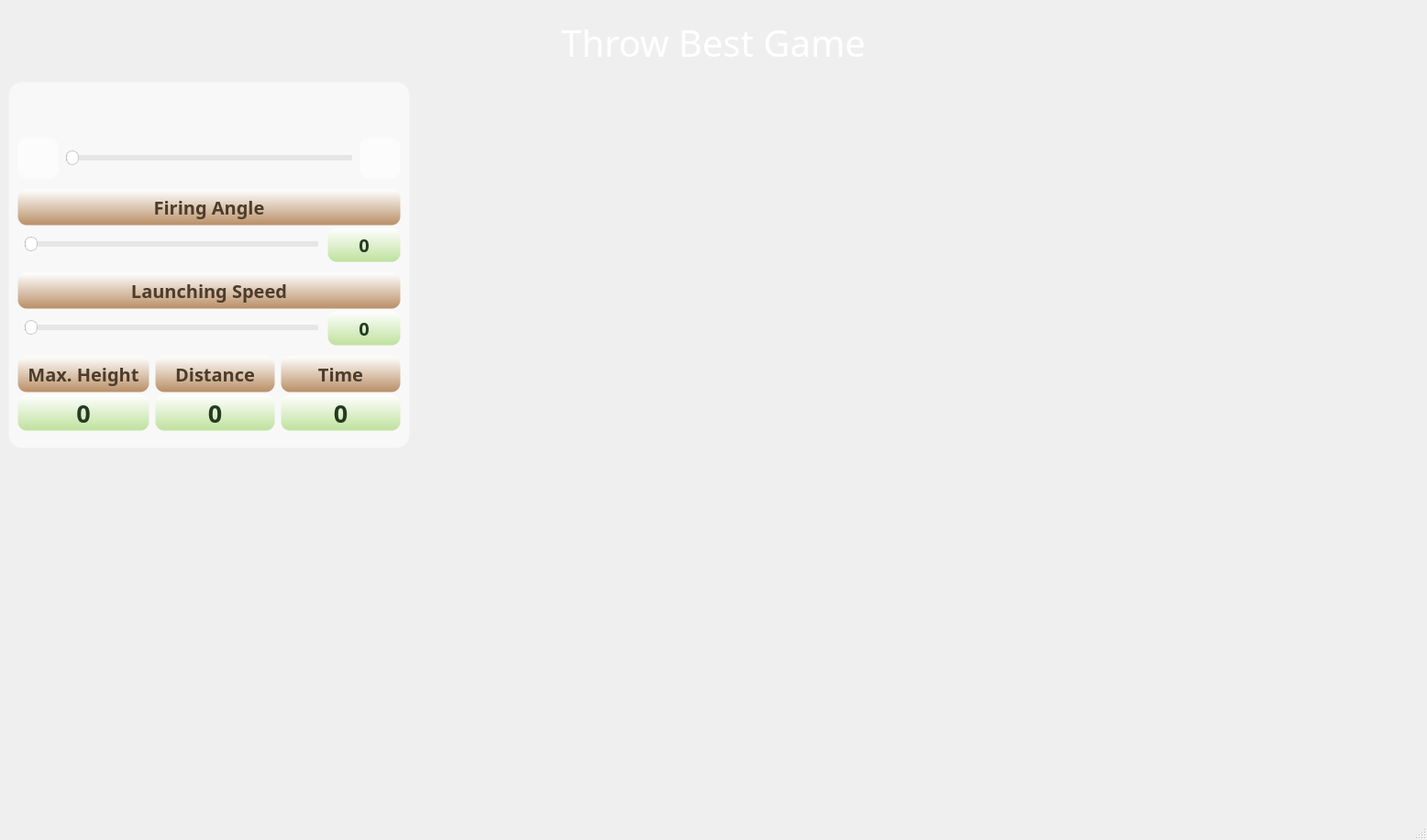
<?xml version="1.0" encoding="UTF-8"?>
<ui version="4.0">
 <class>MainWindow</class>
 <widget class="QMainWindow" name="MainWindow">
  <property name="geometry">
   <rect>
    <x>0</x>
    <y>0</y>
    <width>1556</width>
    <height>916</height>
   </rect>
  </property>
  <property name="sizePolicy">
   <sizepolicy hsizetype="Fixed" vsizetype="Fixed">
    <horstretch>0</horstretch>
    <verstretch>0</verstretch>
   </sizepolicy>
  </property>
  <property name="minimumSize">
   <size>
    <width>1556</width>
    <height>916</height>
   </size>
  </property>
  <property name="maximumSize">
   <size>
    <width>1556</width>
    <height>916</height>
   </size>
  </property>
  <property name="windowTitle">
   <string>MainWindow</string>
  </property>
  <property name="styleSheet">
   <string notr="true">QMainWindow {
    border-image: url(:/images/Images/field.png) 0 0 0 0 stretch stretch;
}
QLabel {
	border: 1px solid rgb(36, 59, 34, 0);
	border-radius: 10px;
	background-color: qlineargradient(spread:pad, x1:0.5, y1:1, x2:0.5, y2:0, stop:0 rgba(191, 225, 158, 255), stop:1 rgba(255, 255, 255, 255));
	color: rgb(36, 59, 34);
}
QGroupBox {
	background-color: rgba(255, 255, 255, 140);
	border: 1px solid rgba(0, 0, 0, 0);
	border-radius: 15px;
}

QToolButton {
	background-color: rgba(255, 255, 255, 150);
	border: 1px solid rgba(0, 0, 0, 0);
	border-radius: 10px;
}

QPushButton {
	background-color: qlineargradient(spread:pad, x1:0.5, y1:1, x2:0.5, y2:0, stop:0
	rgba(226, 129, 118, 255), stop:1 rgba(255, 255, 255, 255));
	border: 1px solid rgba(0, 0, 0, 0);
	border-radius: 15px;
}
QPushButton:hover {
	border: 2px solid rgb(161, 70, 59);
}
QPushButton:pressed {
	border: 4px solid rgb(161, 70, 59);
}


QSlider {
	background-color: qlineargradient(spread:pad, x1:0.5, y1:1, x2:0.5, y2:0, stop:0
	rgba(191, 225, 158, 255), stop:1 rgba(255, 255, 255, 255));
	padding: 7px;
	border: 1px solid rgba(0, 0, 0, 0);
	border-radius: 10px;
}
QSlider::groove:horizontal {
	height: 6px;
	background-color: rgb(53, 86, 50);
}
QSlider::handle:horizontal {
	background: rgb(255,255,255);
	border-style: solid;
	border-width: 1px;
	border-color: rgb(200, 200, 200);
	width: 12px;
	hight: 6px;
	margin: -5px 0px;
	border-radius: 7px;
}
QSlider::handle:horizontal:hover{
	width: 11px;
	border: 2px solid rgb(53, 86, 50);
}
QSlider::add-page:horizontal {
    background-color: rgb(230, 230, 230);
}
QSlider::sub-page:horizontal {
    background-color: rgb(53, 86, 50);
}

QGraphicsView {
	border-image: url(:/images/Images/athlete_stages.png)  0 0 0 0 stretch stretch;
}</string>
  </property>
  <widget class="QWidget" name="centralwidget">
   <layout class="QGridLayout" name="gridLayout_14">
    <item row="0" column="0">
     <layout class="QGridLayout" name="gridLayout_13" rowstretch="0,1">
      <item row="1" column="0">
       <layout class="QGridLayout" name="gridLayout_12" columnstretch="2,5">
        <item row="0" column="1">
         <widget class="QWidget" name="plotWidget" native="true">
          <property name="autoFillBackground">
           <bool>false</bool>
          </property>
          <property name="styleSheet">
           <string notr="true">border: 1px solid rgba(0, 0, 0, 0);
border-radius: 15px;
padding: 0px;
color: white;</string>
          </property>
         </widget>
        </item>
        <item row="0" column="0">
         <layout class="QGridLayout" name="gridLayout_11" rowstretch="0,1,0">
          <item row="2" column="0">
           <spacer name="verticalSpacer_2">
            <property name="orientation">
             <enum>Qt::Vertical</enum>
            </property>
            <property name="sizeType">
             <enum>QSizePolicy::Fixed</enum>
            </property>
            <property name="sizeHint" stdset="0">
             <size>
              <width>20</width>
              <height>90</height>
             </size>
            </property>
           </spacer>
          </item>
          <item row="0" column="0">
           <widget class="QGroupBox" name="groupBox">
            <property name="sizePolicy">
             <sizepolicy hsizetype="Preferred" vsizetype="Preferred">
              <horstretch>0</horstretch>
              <verstretch>0</verstretch>
             </sizepolicy>
            </property>
            <property name="minimumSize">
             <size>
              <width>281</width>
              <height>361</height>
             </size>
            </property>
            <property name="maximumSize">
             <size>
              <width>16777215</width>
              <height>400</height>
             </size>
            </property>
            <property name="title">
             <string/>
            </property>
            <layout class="QGridLayout" name="gridLayout_16">
             <item row="0" column="0">
              <layout class="QGridLayout" name="gridLayout_9">
               <item row="0" column="0">
                <layout class="QGridLayout" name="gridLayout_8">
                 <item row="0" column="0">
                  <spacer name="horizontalSpacer_3">
                   <property name="orientation">
                    <enum>Qt::Horizontal</enum>
                   </property>
                   <property name="sizeHint" stdset="0">
                    <size>
                     <width>40</width>
                     <height>20</height>
                    </size>
                   </property>
                  </spacer>
                 </item>
                 <item row="0" column="1">
                  <widget class="QPushButton" name="pushButton_play_pause">
                   <property name="sizePolicy">
                    <sizepolicy hsizetype="Fixed" vsizetype="Fixed">
                     <horstretch>0</horstretch>
                     <verstretch>0</verstretch>
                    </sizepolicy>
                   </property>
                   <property name="minimumSize">
                    <size>
                     <width>75</width>
                     <height>40</height>
                    </size>
                   </property>
                   <property name="cursor">
                    <cursorShape>PointingHandCursor</cursorShape>
                   </property>
                   <property name="toolTip">
                    <string>Play/Pause</string>
                   </property>
                   <property name="styleSheet">
                    <string notr="true"/>
                   </property>
                   <property name="text">
                    <string/>
                   </property>
                   <property name="icon">
                    <iconset>
                     <normaloff>:/icons/play_pause_red.png</normaloff>:/icons/play_pause_red.png</iconset>
                   </property>
                   <property name="iconSize">
                    <size>
                     <width>40</width>
                     <height>40</height>
                    </size>
                   </property>
                  </widget>
                 </item>
                 <item row="0" column="3">
                  <spacer name="horizontalSpacer_4">
                   <property name="orientation">
                    <enum>Qt::Horizontal</enum>
                   </property>
                   <property name="sizeHint" stdset="0">
                    <size>
                     <width>40</width>
                     <height>20</height>
                    </size>
                   </property>
                  </spacer>
                 </item>
                 <item row="0" column="2">
                  <widget class="QPushButton" name="pushButton_restart">
                   <property name="minimumSize">
                    <size>
                     <width>75</width>
                     <height>40</height>
                    </size>
                   </property>
                   <property name="cursor">
                    <cursorShape>PointingHandCursor</cursorShape>
                   </property>
                   <property name="toolTip">
                    <string>Restart</string>
                   </property>
                   <property name="text">
                    <string/>
                   </property>
                   <property name="icon">
                    <iconset>
                     <normaloff>:/icons/restart.png</normaloff>:/icons/restart.png</iconset>
                   </property>
                   <property name="iconSize">
                    <size>
                     <width>30</width>
                     <height>30</height>
                    </size>
                   </property>
                  </widget>
                 </item>
                </layout>
               </item>
               <item row="1" column="0">
                <layout class="QGridLayout" name="gridLayout_7">
                 <property name="horizontalSpacing">
                  <number>0</number>
                 </property>
                 <item row="0" column="0">
                  <widget class="QToolButton" name="toolButton_2">
                   <property name="enabled">
                    <bool>false</bool>
                   </property>
                   <property name="text">
                    <string/>
                   </property>
                   <property name="icon">
                    <iconset>
                     <normaloff>:/icons/slow.png</normaloff>
                     <disabledoff>:/icons/slow.png</disabledoff>:/icons/slow.png</iconset>
                   </property>
                   <property name="iconSize">
                    <size>
                     <width>40</width>
                     <height>40</height>
                    </size>
                   </property>
                  </widget>
                 </item>
                 <item row="0" column="1">
                  <widget class="QSlider" name="horizontalSlider_display_speed">
                   <property name="minimumSize">
                    <size>
                     <width>150</width>
                     <height>45</height>
                    </size>
                   </property>
                   <property name="cursor">
                    <cursorShape>PointingHandCursor</cursorShape>
                   </property>
                   <property name="toolTip">
                    <string>Playing speed</string>
                   </property>
                   <property name="orientation">
                    <enum>Qt::Horizontal</enum>
                   </property>
                  </widget>
                 </item>
                 <item row="0" column="2">
                  <widget class="QToolButton" name="toolButton">
                   <property name="enabled">
                    <bool>false</bool>
                   </property>
                   <property name="text">
                    <string/>
                   </property>
                   <property name="icon">
                    <iconset>
                     <normaloff>:/icons/fast.png</normaloff>
                     <disabledoff>:/icons/fast.png</disabledoff>:/icons/fast.png</iconset>
                   </property>
                   <property name="iconSize">
                    <size>
                     <width>40</width>
                     <height>40</height>
                    </size>
                   </property>
                  </widget>
                 </item>
                </layout>
               </item>
              </layout>
             </item>
             <item row="1" column="0">
              <layout class="QGridLayout" name="gridLayout_5" rowstretch="0,1">
               <property name="verticalSpacing">
                <number>2</number>
               </property>
               <item row="0" column="0">
                <widget class="QLabel" name="label_5">
                 <property name="sizePolicy">
                  <sizepolicy hsizetype="Preferred" vsizetype="Fixed">
                   <horstretch>0</horstretch>
                   <verstretch>0</verstretch>
                  </sizepolicy>
                 </property>
                 <property name="minimumSize">
                  <size>
                   <width>250</width>
                   <height>40</height>
                  </size>
                 </property>
                 <property name="font">
                  <font>
                   <family>Berlin Sans FB Demi</family>
                   <pointsize>15</pointsize>
                   <weight>75</weight>
                   <bold>true</bold>
                  </font>
                 </property>
                 <property name="styleSheet">
                  <string notr="true">border: 1px solid rgba(0, 0, 0, 0);
border-radius: 10px;
background-color: qlineargradient(spread:pad, x1:0.5, y1:1, x2:0.5, y2:0, stop:0 rgba(185, 143, 102, 255), stop:1 rgba(255, 255, 255, 255));
color: rgb(77, 60, 43);</string>
                 </property>
                 <property name="text">
                  <string>Firing Angle</string>
                 </property>
                 <property name="alignment">
                  <set>Qt::AlignCenter</set>
                 </property>
                </widget>
               </item>
               <item row="1" column="0">
                <layout class="QGridLayout" name="gridLayout_3" columnstretch="1,0">
                 <property name="horizontalSpacing">
                  <number>2</number>
                 </property>
                 <item row="0" column="1">
                  <widget class="QLabel" name="label_firing_angle">
                   <property name="sizePolicy">
                    <sizepolicy hsizetype="Preferred" vsizetype="Fixed">
                     <horstretch>0</horstretch>
                     <verstretch>0</verstretch>
                    </sizepolicy>
                   </property>
                   <property name="minimumSize">
                    <size>
                     <width>80</width>
                     <height>38</height>
                    </size>
                   </property>
                   <property name="font">
                    <font>
                     <family>Berlin Sans FB Demi</family>
                     <pointsize>15</pointsize>
                     <weight>75</weight>
                     <italic>false</italic>
                     <bold>true</bold>
                    </font>
                   </property>
                   <property name="styleSheet">
                    <string notr="true">border: 1px solid rgb(36, 59, 34, 0);
border-radius: 10px;
background-color: qlineargradient(spread:pad, x1:0.5, y1:1, x2:0.5, y2:0, stop:0 rgba(191, 225, 158, 255), stop:1 rgba(255, 255, 255, 255));
color: rgb(36, 59, 34);</string>
                   </property>
                   <property name="text">
                    <string>0</string>
                   </property>
                   <property name="alignment">
                    <set>Qt::AlignCenter</set>
                   </property>
                  </widget>
                 </item>
                 <item row="0" column="0">
                  <widget class="QSlider" name="horizontalSlider_firing_angle">
                   <property name="cursor">
                    <cursorShape>PointingHandCursor</cursorShape>
                   </property>
                   <property name="toolTip">
                    <string>Firing angle</string>
                   </property>
                   <property name="orientation">
                    <enum>Qt::Horizontal</enum>
                   </property>
                  </widget>
                 </item>
                </layout>
               </item>
              </layout>
             </item>
             <item row="2" column="0">
              <layout class="QGridLayout" name="gridLayout_6" rowstretch="0,1">
               <property name="verticalSpacing">
                <number>2</number>
               </property>
               <item row="0" column="0">
                <widget class="QLabel" name="label_4">
                 <property name="sizePolicy">
                  <sizepolicy hsizetype="Preferred" vsizetype="Fixed">
                   <horstretch>0</horstretch>
                   <verstretch>0</verstretch>
                  </sizepolicy>
                 </property>
                 <property name="minimumSize">
                  <size>
                   <width>250</width>
                   <height>40</height>
                  </size>
                 </property>
                 <property name="font">
                  <font>
                   <family>Berlin Sans FB Demi</family>
                   <pointsize>15</pointsize>
                   <weight>75</weight>
                   <bold>true</bold>
                  </font>
                 </property>
                 <property name="styleSheet">
                  <string notr="true">border: 1px solid rgba(0, 0, 0, 0);
border-radius: 10px;
background-color: qlineargradient(spread:pad, x1:0.5, y1:1, x2:0.5, y2:0, stop:0 rgba(185, 143, 102, 255), stop:1 rgba(255, 255, 255, 255));
color: rgb(77, 60, 43);</string>
                 </property>
                 <property name="text">
                  <string>Launching Speed</string>
                 </property>
                 <property name="alignment">
                  <set>Qt::AlignCenter</set>
                 </property>
                </widget>
               </item>
               <item row="1" column="0">
                <layout class="QGridLayout" name="gridLayout_4" columnstretch="1,0">
                 <property name="horizontalSpacing">
                  <number>2</number>
                 </property>
                 <item row="0" column="1">
                  <widget class="QLabel" name="label_launching_speed">
                   <property name="sizePolicy">
                    <sizepolicy hsizetype="Preferred" vsizetype="Fixed">
                     <horstretch>0</horstretch>
                     <verstretch>0</verstretch>
                    </sizepolicy>
                   </property>
                   <property name="minimumSize">
                    <size>
                     <width>80</width>
                     <height>38</height>
                    </size>
                   </property>
                   <property name="font">
                    <font>
                     <family>Berlin Sans FB Demi</family>
                     <pointsize>15</pointsize>
                     <weight>75</weight>
                     <italic>false</italic>
                     <bold>true</bold>
                    </font>
                   </property>
                   <property name="styleSheet">
                    <string notr="true">border: 1px solid rgb(36, 59, 34, 0);
border-radius: 10px;
background-color: qlineargradient(spread:pad, x1:0.5, y1:1, x2:0.5, y2:0, stop:0 rgba(191, 225, 158, 255), stop:1 rgba(255, 255, 255, 255));
color: rgb(36, 59, 34);</string>
                   </property>
                   <property name="text">
                    <string>0</string>
                   </property>
                   <property name="alignment">
                    <set>Qt::AlignCenter</set>
                   </property>
                  </widget>
                 </item>
                 <item row="0" column="0">
                  <widget class="QSlider" name="horizontalSlider_launching_speed">
                   <property name="cursor">
                    <cursorShape>PointingHandCursor</cursorShape>
                   </property>
                   <property name="toolTip">
                    <string>Launching speed</string>
                   </property>
                   <property name="orientation">
                    <enum>Qt::Horizontal</enum>
                   </property>
                  </widget>
                 </item>
                </layout>
               </item>
              </layout>
             </item>
             <item row="3" column="0">
              <layout class="QGridLayout" name="gridLayout_10" columnstretch="0,0,0">
               <item row="0" column="0">
                <layout class="QGridLayout" name="gridLayout_15">
                 <property name="verticalSpacing">
                  <number>2</number>
                 </property>
                 <item row="1" column="0">
                  <widget class="QLabel" name="label_max_height">
                   <property name="sizePolicy">
                    <sizepolicy hsizetype="Preferred" vsizetype="Fixed">
                     <horstretch>0</horstretch>
                     <verstretch>0</verstretch>
                    </sizepolicy>
                   </property>
                   <property name="minimumSize">
                    <size>
                     <width>130</width>
                     <height>40</height>
                    </size>
                   </property>
                   <property name="font">
                    <font>
                     <family>Berlin Sans FB Demi</family>
                     <pointsize>20</pointsize>
                     <weight>75</weight>
                     <italic>false</italic>
                     <bold>true</bold>
                    </font>
                   </property>
                   <property name="toolTip">
                    <string>Maximum hight reached</string>
                   </property>
                   <property name="styleSheet">
                    <string notr="true"/>
                   </property>
                   <property name="text">
                    <string>0</string>
                   </property>
                   <property name="alignment">
                    <set>Qt::AlignCenter</set>
                   </property>
                  </widget>
                 </item>
                 <item row="0" column="0">
                  <widget class="QLabel" name="label_6">
                   <property name="sizePolicy">
                    <sizepolicy hsizetype="Preferred" vsizetype="Fixed">
                     <horstretch>0</horstretch>
                     <verstretch>0</verstretch>
                    </sizepolicy>
                   </property>
                   <property name="minimumSize">
                    <size>
                     <width>144</width>
                     <height>40</height>
                    </size>
                   </property>
                   <property name="font">
                    <font>
                     <family>Berlin Sans FB Demi</family>
                     <pointsize>15</pointsize>
                     <weight>75</weight>
                     <bold>true</bold>
                    </font>
                   </property>
                   <property name="styleSheet">
                    <string notr="true">border: 1px solid rgba(0, 0, 0, 0);
border-radius: 10px;
background-color: qlineargradient(spread:pad, x1:0.5, y1:1, x2:0.5, y2:0, stop:0 rgba(185, 143, 102, 255), stop:1 rgba(255, 255, 255, 255));
color: rgb(77, 60, 43);</string>
                   </property>
                   <property name="text">
                    <string>Max. Height</string>
                   </property>
                   <property name="alignment">
                    <set>Qt::AlignCenter</set>
                   </property>
                  </widget>
                 </item>
                </layout>
               </item>
               <item row="0" column="1">
                <layout class="QGridLayout" name="gridLayout_2">
                 <property name="verticalSpacing">
                  <number>2</number>
                 </property>
                 <item row="1" column="0">
                  <widget class="QLabel" name="label_throwing_distance">
                   <property name="sizePolicy">
                    <sizepolicy hsizetype="Preferred" vsizetype="Fixed">
                     <horstretch>0</horstretch>
                     <verstretch>0</verstretch>
                    </sizepolicy>
                   </property>
                   <property name="minimumSize">
                    <size>
                     <width>120</width>
                     <height>40</height>
                    </size>
                   </property>
                   <property name="font">
                    <font>
                     <family>Berlin Sans FB Demi</family>
                     <pointsize>20</pointsize>
                     <weight>75</weight>
                     <italic>false</italic>
                     <bold>true</bold>
                    </font>
                   </property>
                   <property name="toolTip">
                    <string>Throwing total distance</string>
                   </property>
                   <property name="styleSheet">
                    <string notr="true"/>
                   </property>
                   <property name="text">
                    <string>0</string>
                   </property>
                   <property name="alignment">
                    <set>Qt::AlignCenter</set>
                   </property>
                  </widget>
                 </item>
                 <item row="0" column="0">
                  <widget class="QLabel" name="label_3">
                   <property name="sizePolicy">
                    <sizepolicy hsizetype="Preferred" vsizetype="Fixed">
                     <horstretch>0</horstretch>
                     <verstretch>0</verstretch>
                    </sizepolicy>
                   </property>
                   <property name="minimumSize">
                    <size>
                     <width>120</width>
                     <height>40</height>
                    </size>
                   </property>
                   <property name="font">
                    <font>
                     <family>Berlin Sans FB Demi</family>
                     <pointsize>15</pointsize>
                     <weight>75</weight>
                     <bold>true</bold>
                    </font>
                   </property>
                   <property name="styleSheet">
                    <string notr="true">border: 1px solid rgba(0, 0, 0, 0);
border-radius: 10px;
background-color: qlineargradient(spread:pad, x1:0.5, y1:1, x2:0.5, y2:0, stop:0 rgba(185, 143, 102, 255), stop:1 rgba(255, 255, 255, 255));
color: rgb(77, 60, 43);</string>
                   </property>
                   <property name="text">
                    <string>Distance</string>
                   </property>
                   <property name="alignment">
                    <set>Qt::AlignCenter</set>
                   </property>
                  </widget>
                 </item>
                </layout>
               </item>
               <item row="0" column="2">
                <layout class="QGridLayout" name="gridLayout">
                 <property name="verticalSpacing">
                  <number>2</number>
                 </property>
                 <item row="0" column="0">
                  <widget class="QLabel" name="label_8">
                   <property name="sizePolicy">
                    <sizepolicy hsizetype="Preferred" vsizetype="Fixed">
                     <horstretch>0</horstretch>
                     <verstretch>0</verstretch>
                    </sizepolicy>
                   </property>
                   <property name="minimumSize">
                    <size>
                     <width>120</width>
                     <height>40</height>
                    </size>
                   </property>
                   <property name="font">
                    <font>
                     <family>Berlin Sans FB Demi</family>
                     <pointsize>15</pointsize>
                     <weight>75</weight>
                     <bold>true</bold>
                    </font>
                   </property>
                   <property name="styleSheet">
                    <string notr="true">border: 1px solid rgba(0, 0, 0, 0);
border-radius: 10px;
background-color: qlineargradient(spread:pad, x1:0.5, y1:1, x2:0.5, y2:0, stop:0 rgba(185, 143, 102, 255), stop:1 rgba(255, 255, 255, 255));
color: rgb(77, 60, 43);</string>
                   </property>
                   <property name="text">
                    <string>Time</string>
                   </property>
                   <property name="alignment">
                    <set>Qt::AlignCenter</set>
                   </property>
                  </widget>
                 </item>
                 <item row="1" column="0">
                  <widget class="QLabel" name="label_throwing_time">
                   <property name="sizePolicy">
                    <sizepolicy hsizetype="Preferred" vsizetype="Fixed">
                     <horstretch>0</horstretch>
                     <verstretch>0</verstretch>
                    </sizepolicy>
                   </property>
                   <property name="minimumSize">
                    <size>
                     <width>120</width>
                     <height>40</height>
                    </size>
                   </property>
                   <property name="font">
                    <font>
                     <family>Berlin Sans FB Demi</family>
                     <pointsize>20</pointsize>
                     <weight>75</weight>
                     <italic>false</italic>
                     <bold>true</bold>
                    </font>
                   </property>
                   <property name="toolTip">
                    <string>Throwing total time</string>
                   </property>
                   <property name="styleSheet">
                    <string notr="true"/>
                   </property>
                   <property name="text">
                    <string>0</string>
                   </property>
                   <property name="alignment">
                    <set>Qt::AlignCenter</set>
                   </property>
                  </widget>
                 </item>
                </layout>
               </item>
              </layout>
             </item>
            </layout>
           </widget>
          </item>
          <item row="1" column="0">
           <widget class="QGraphicsView" name="graphicsView">
            <property name="enabled">
             <bool>false</bool>
            </property>
            <property name="minimumSize">
             <size>
              <width>0</width>
              <height>200</height>
             </size>
            </property>
            <property name="maximumSize">
             <size>
              <width>16777215</width>
              <height>300</height>
             </size>
            </property>
            <property name="styleSheet">
             <string notr="true"/>
            </property>
            <property name="frameShape">
             <enum>QFrame::NoFrame</enum>
            </property>
            <property name="verticalScrollBarPolicy">
             <enum>Qt::ScrollBarAlwaysOff</enum>
            </property>
            <property name="horizontalScrollBarPolicy">
             <enum>Qt::ScrollBarAlwaysOff</enum>
            </property>
            <property name="interactive">
             <bool>false</bool>
            </property>
           </widget>
          </item>
         </layout>
        </item>
       </layout>
      </item>
      <item row="0" column="0">
       <widget class="QLabel" name="label">
        <property name="font">
         <font>
          <family>Berlin Sans FB Demi</family>
          <pointsize>30</pointsize>
          <weight>50</weight>
          <italic>false</italic>
          <bold>false</bold>
          <underline>false</underline>
         </font>
        </property>
        <property name="styleSheet">
         <string notr="true">background-color: rgba(0, 0, 0, 0);
color: white;</string>
        </property>
        <property name="text">
         <string>Throw Best Game</string>
        </property>
        <property name="alignment">
         <set>Qt::AlignCenter</set>
        </property>
       </widget>
      </item>
     </layout>
    </item>
   </layout>
  </widget>
  <widget class="QMenuBar" name="menubar">
   <property name="geometry">
    <rect>
     <x>0</x>
     <y>0</y>
     <width>1556</width>
     <height>26</height>
    </rect>
   </property>
  </widget>
  <widget class="QStatusBar" name="statusbar"/>
 </widget>
 <resources>
  <include location="images.qrc"/>
  <include location="icons.qrc"/>
 </resources>
 <connections/>
</ui>
